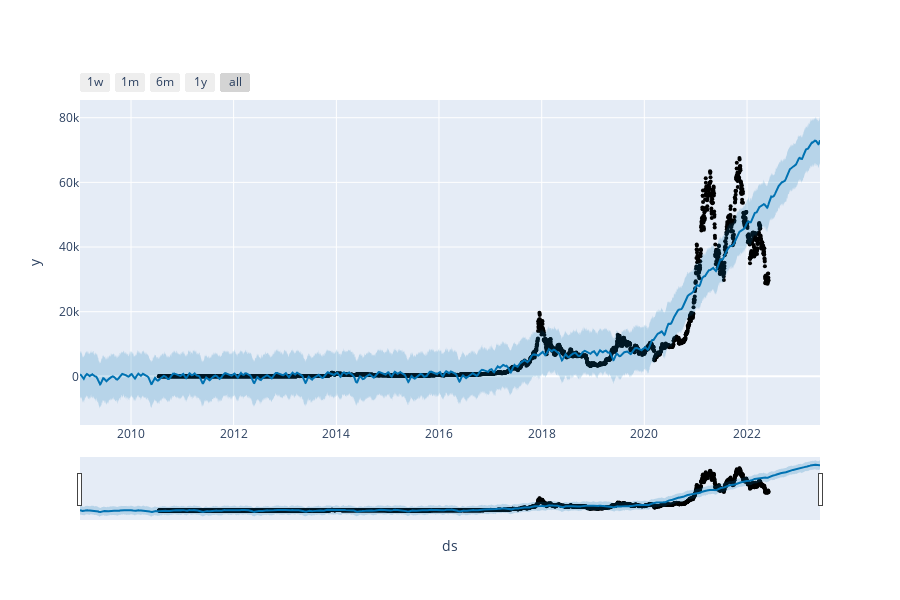

The cell this chart's notebook holds for it:
### Markdown cell above
Same plots as before on an interactive figure

### Code cell
plot_plotly(m, forecast)

### Figure 1 — Plotly figure (JSON) as saved in the notebook; plotly's stock layout.template omitted (floating-point values rounded to 4 significant figures; data arrays with more than 128 entries replaced by an {"elided": "..."} marker saying what was removed)
{"data": [{"marker": {"color": "black", "size": 4}, "mode": "markers", "name": "Actual", "type": "scatter", "x": {"elided": "4339 str values"}, "y": {"elided": "4339 float values"}}, {"hoverinfo": "skip", "line": {"width": 0}, "mode": "lines", "type": "scatter", "x": {"elided": "5266 str values"}, "y": {"elided": "5266 float values"}}, {"fill": "tonexty", "fillcolor": "rgba(0, 114, 178, 0.2)", "line": {"color": "#0072B2", "width": 2}, "mode": "lines", "name": "Predicted", "type": "scatter", "x": {"elided": "5266 str values"}, "y": {"elided": "5266 float values"}}, {"fill": "tonexty", "fillcolor": "rgba(0, 114, 178, 0.2)", "hoverinfo": "skip", "line": {"width": 0}, "mode": "lines", "type": "scatter", "x": {"elided": "5266 str values"}, "y": {"elided": "5266 float values"}}], "layout": {"height": 600, "showlegend": false, "width": 900, "xaxis": {"rangeselector": {"buttons": [{"count": 7, "label": "1w", "step": "day", "stepmode": "backward"}, {"count": 1, "label": "1m", "step": "month", "stepmode": "backward"}, {"count": 6, "label": "6m", "step": "month", "stepmode": "backward"}, {"count": 1, "label": "1y", "step": "year", "stepmode": "backward"}, {"step": "all"}]}, "rangeslider": {"visible": true}, "title": {"text": "ds"}, "type": "date"}, "yaxis": {"title": {"text": "y"}}}}
